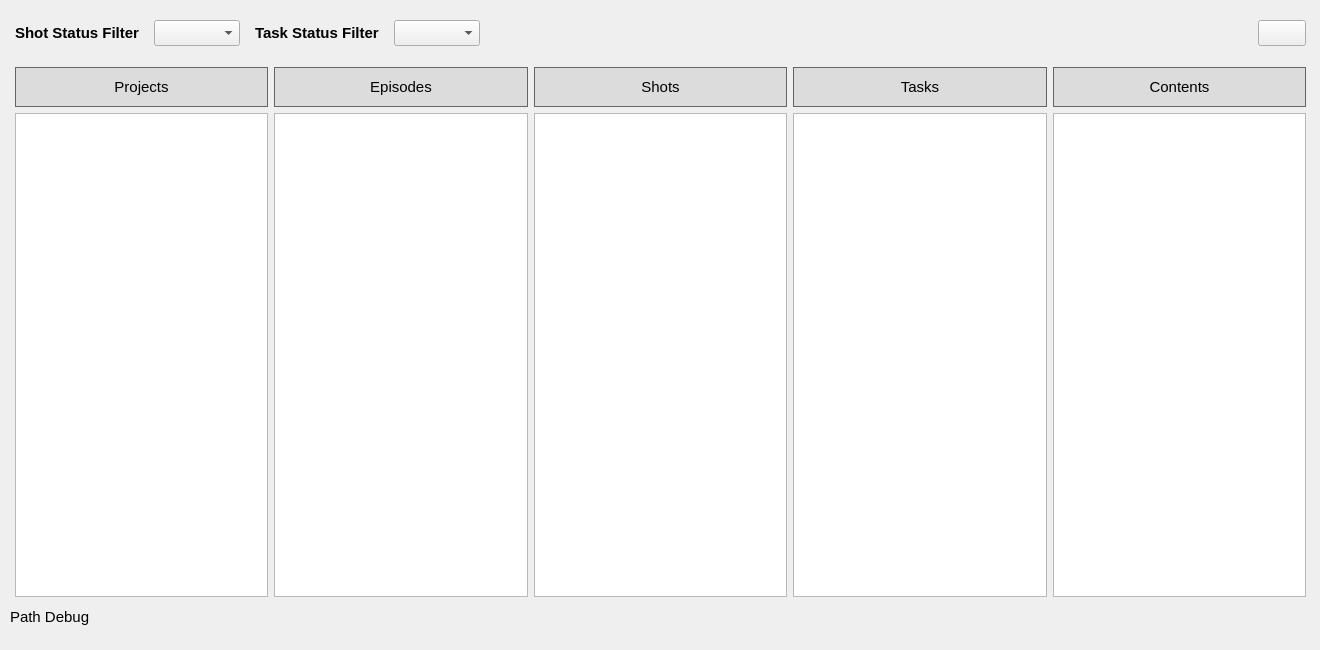
       <widget class="QWidget" name="folderTab">
        <property name="enabled">
         <bool>true</bool>
        </property>
        <property name="sizePolicy">
         <sizepolicy hsizetype="Expanding" vsizetype="Expanding">
          <horstretch>0</horstretch>
          <verstretch>0</verstretch>
         </sizepolicy>
        </property>
        <property name="minimumSize">
         <size>
          <width>0</width>
          <height>0</height>
         </size>
        </property>
        <property name="maximumSize">
         <size>
          <width>16777215</width>
          <height>16777215</height>
         </size>
        </property>
        <property name="font">
         <font>
          <pointsize>11</pointsize>
         </font>
        </property>
        <attribute name="title">
         <string>FOLDERS</string>
        </attribute>
        <widget class="QWidget" name="layoutWidget">
         <property name="geometry">
          <rect>
           <x>10</x>
           <y>10</y>
           <width>1301</width>
           <height>631</height>
          </rect>
         </property>
         <layout class="QVBoxLayout" name="verticalLayout_2" stretch="0,0,0">
          <property name="spacing">
           <number>6</number>
          </property>
          <property name="sizeConstraint">
           <enum>QLayout::SetDefaultConstraint</enum>
          </property>
          <property name="leftMargin">
           <number>0</number>
          </property>
          <property name="topMargin">
           <number>0</number>
          </property>
          <property name="rightMargin">
           <number>0</number>
          </property>
          <property name="bottomMargin">
           <number>15</number>
          </property>
          <item>
           <layout class="QHBoxLayout" name="horizontalLayout_4">
            <property name="spacing">
             <number>10</number>
            </property>
            <property name="leftMargin">
             <number>5</number>
            </property>
            <property name="topMargin">
             <number>10</number>
            </property>
            <property name="rightMargin">
             <number>5</number>
            </property>
            <property name="bottomMargin">
             <number>10</number>
            </property>
            <item>
             <widget class="QLabel" name="label_9">
              <property name="font">
               <font>
                <pointsize>11</pointsize>
                <bold>true</bold>
               </font>
              </property>
              <property name="text">
               <string>Shot Status Filter</string>
              </property>
             </widget>
            </item>
            <item>
             <layout class="QHBoxLayout" name="foldersShotsFilterBar">
              <property name="leftMargin">
               <number>5</number>
              </property>
              <property name="rightMargin">
               <number>5</number>
              </property>
              <item>
               <widget class="checkablecombobox" name="foldersShotStatusFilter"/>
              </item>
             </layout>
            </item>
            <item>
             <widget class="QLabel" name="label_7">
              <property name="font">
               <font>
                <pointsize>11</pointsize>
                <bold>true</bold>
               </font>
              </property>
              <property name="text">
               <string>Task Status Filter</string>
              </property>
             </widget>
            </item>
            <item>
             <layout class="QHBoxLayout" name="foldersTasksFilterBar">
              <property name="leftMargin">
               <number>5</number>
              </property>
              <property name="rightMargin">
               <number>5</number>
              </property>
              <item>
               <widget class="checkablecombobox" name="foldersTaskStatusFilter"/>
              </item>
             </layout>
            </item>
            <item>
             <spacer name="horizontalSpacer_3">
              <property name="orientation">
               <enum>Qt::Horizontal</enum>
              </property>
              <property name="sizeHint" stdset="0">
               <size>
                <width>40</width>
                <height>20</height>
               </size>
              </property>
             </spacer>
            </item>
            <item>
             <widget class="QPushButton" name="buttonFolder">
              <property name="sizePolicy">
               <sizepolicy hsizetype="Minimum" vsizetype="Fixed">
                <horstretch>0</horstretch>
                <verstretch>0</verstretch>
               </sizepolicy>
              </property>
              <property name="minimumSize">
               <size>
                <width>0</width>
                <height>0</height>
               </size>
              </property>
              <property name="font">
               <font>
                <pointsize>11</pointsize>
               </font>
              </property>
              <property name="text">
               <string/>
              </property>
              <property name="icon">
               <iconset>
                <selectedon>ui/images/folder_icon.png</selectedon>
               </iconset>
              </property>
             </widget>
            </item>
           </layout>
          </item>
          <item>
           <layout class="QHBoxLayout" name="horizontalLayout" stretch="1,1,1,1,1">
            <property name="spacing">
             <number>6</number>
            </property>
            <property name="sizeConstraint">
             <enum>QLayout::SetDefaultConstraint</enum>
            </property>
            <property name="leftMargin">
             <number>5</number>
            </property>
            <property name="topMargin">
             <number>5</number>
            </property>
            <property name="rightMargin">
             <number>5</number>
            </property>
            <property name="bottomMargin">
             <number>5</number>
            </property>
            <item>
             <layout class="QVBoxLayout" name="verticalLayout_3">
              <property name="leftMargin">
               <number>0</number>
              </property>
              <property name="topMargin">
               <number>0</number>
              </property>
              <property name="rightMargin">
               <number>0</number>
              </property>
              <property name="bottomMargin">
               <number>0</number>
              </property>
              <item>
               <widget class="QLabel" name="label_2">
                <property name="minimumSize">
                 <size>
                  <width>0</width>
                  <height>40</height>
                 </size>
                </property>
                <property name="font">
                 <font>
                  <pointsize>11</pointsize>
                 </font>
                </property>
                <property name="styleSheet">
                 <string notr="true">QLabel {
    background-color: rgb(220, 220, 220);
    border: 1px solid rgb(100, 100,100);
}</string>
                </property>
                <property name="text">
                 <string>Projects</string>
                </property>
                <property name="alignment">
                 <set>Qt::AlignCenter</set>
                </property>
               </widget>
              </item>
              <item>
               <widget class="QListWidget" name="projectList"/>
              </item>
             </layout>
            </item>
            <item>
             <layout class="QVBoxLayout" name="verticalLayout_5">
              <property name="leftMargin">
               <number>0</number>
              </property>
              <property name="topMargin">
               <number>0</number>
              </property>
              <property name="rightMargin">
               <number>0</number>
              </property>
              <property name="bottomMargin">
               <number>0</number>
              </property>
              <item>
               <widget class="QLabel" name="label_3">
                <property name="minimumSize">
                 <size>
                  <width>0</width>
                  <height>40</height>
                 </size>
                </property>
                <property name="font">
                 <font>
                  <pointsize>11</pointsize>
                 </font>
                </property>
                <property name="styleSheet">
                 <string notr="true">QLabel {
    background-color: rgb(220, 220, 220);
    border: 1px solid rgb(100, 100,100);
}</string>
                </property>
                <property name="text">
                 <string>Episodes</string>
                </property>
                <property name="alignment">
                 <set>Qt::AlignCenter</set>
                </property>
               </widget>
              </item>
              <item>
               <widget class="QListWidget" name="episodeList"/>
              </item>
             </layout>
            </item>
            <item>
             <layout class="QVBoxLayout" name="verticalLayout_6">
              <property name="leftMargin">
               <number>0</number>
              </property>
              <property name="topMargin">
               <number>0</number>
              </property>
              <property name="rightMargin">
               <number>0</number>
              </property>
              <property name="bottomMargin">
               <number>0</number>
              </property>
              <item>
               <widget class="QLabel" name="label_4">
                <property name="minimumSize">
                 <size>
                  <width>0</width>
                  <height>40</height>
                 </size>
                </property>
                <property name="maximumSize">
                 <size>
                  <width>16777215</width>
                  <height>16777215</height>
                 </size>
                </property>
                <property name="font">
                 <font>
                  <pointsize>11</pointsize>
                 </font>
                </property>
                <property name="styleSheet">
                 <string notr="true">QLabel {
    background-color: rgb(220, 220, 220);
    border: 1px solid rgb(100, 100,100);
}</string>
                </property>
                <property name="text">
                 <string>Shots</string>
                </property>
                <property name="alignment">
                 <set>Qt::AlignCenter</set>
                </property>
               </widget>
              </item>
              <item>
               <widget class="QListWidget" name="shotList"/>
              </item>
             </layout>
            </item>
            <item>
             <layout class="QVBoxLayout" name="verticalLayout_9">
              <property name="leftMargin">
               <number>0</number>
              </property>
              <property name="topMargin">
               <number>0</number>
              </property>
              <property name="rightMargin">
               <number>0</number>
              </property>
              <property name="bottomMargin">
               <number>0</number>
              </property>
              <item>
               <widget class="QLabel" name="label_10">
                <property name="minimumSize">
                 <size>
                  <width>0</width>
                  <height>40</height>
                 </size>
                </property>
                <property name="maximumSize">
                 <size>
                  <width>16777215</width>
                  <height>16777215</height>
                 </size>
                </property>
                <property name="font">
                 <font>
                  <pointsize>11</pointsize>
                 </font>
                </property>
                <property name="styleSheet">
                 <string notr="true">QLabel {
    background-color: rgb(220, 220, 220);
    border: 1px solid rgb(100, 100,100);
}</string>
                </property>
                <property name="text">
                 <string>Tasks</string>
                </property>
                <property name="alignment">
                 <set>Qt::AlignCenter</set>
                </property>
               </widget>
              </item>
              <item>
               <widget class="QListWidget" name="taskList"/>
              </item>
             </layout>
            </item>
            <item>
             <layout class="QVBoxLayout" name="verticalLayout_7">
              <property name="leftMargin">
               <number>0</number>
              </property>
              <property name="topMargin">
               <number>0</number>
              </property>
              <property name="rightMargin">
               <number>0</number>
              </property>
              <property name="bottomMargin">
               <number>0</number>
              </property>
              <item>
               <layout class="QHBoxLayout" name="horizontalLayout_6" stretch="9">
                <property name="spacing">
                 <number>0</number>
                </property>
                <property name="leftMargin">
                 <number>0</number>
                </property>
                <property name="topMargin">
                 <number>0</number>
                </property>
                <item>
                 <widget class="QLabel" name="label_5">
                  <property name="sizePolicy">
                   <sizepolicy hsizetype="Preferred" vsizetype="Preferred">
                    <horstretch>0</horstretch>
                    <verstretch>0</verstretch>
                   </sizepolicy>
                  </property>
                  <property name="minimumSize">
                   <size>
                    <width>0</width>
                    <height>40</height>
                   </size>
                  </property>
                  <property name="font">
                   <font>
                    <pointsize>11</pointsize>
                   </font>
                  </property>
                  <property name="styleSheet">
                   <string notr="true">QLabel {
    background-color: rgb(220, 220, 220);
    border: 1px solid rgb(100, 100,100);
}</string>
                  </property>
                  <property name="text">
                   <string>Contents</string>
                  </property>
                  <property name="alignment">
                   <set>Qt::AlignCenter</set>
                  </property>
                 </widget>
                </item>
               </layout>
              </item>
              <item>
               <widget class="QListWidget" name="contentsList"/>
              </item>
             </layout>
            </item>
           </layout>
          </item>
          <item>
           <widget class="QLabel" name="pathHelper">
            <property name="text">
             <string>Path Debug</string>
            </property>
           </widget>
          </item>
         </layout>
        </widget>
       </widget>
